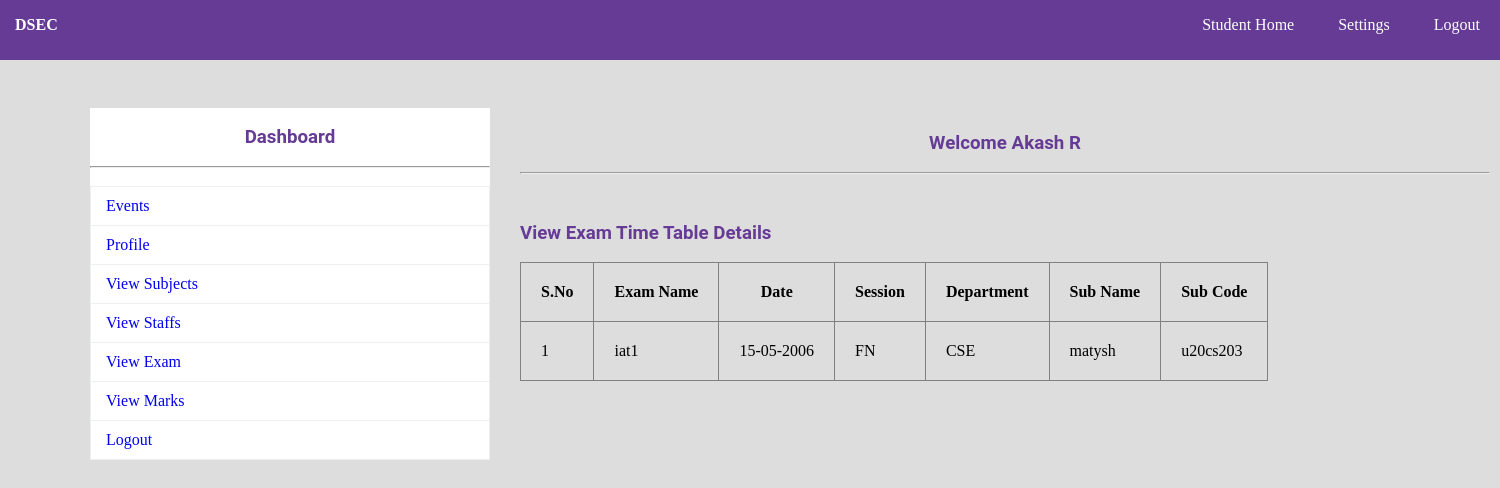
Page /college/stu_view_exam.php (signed in) on the committed database.
### tables this page shows
CREATE TABLE `exam` (
  `EID` int(11) NOT NULL,
  `ENAME` varchar(150) NOT NULL,
  `EDATE` varchar(150) NOT NULL,
  `SESSION` varchar(150) NOT NULL,
  `DEPT` varchar(150) NOT NULL,
  `SUB` varchar(150) NOT NULL,
  `SCO` varchar(150) NOT NULL
);

### college/stu_view_exam.php (the view, shortened to what this page needs)
<?php
	include"database.php";
?>
<!DOCTYPE html>
<html>
	<head>
		<link rel="stylesheet" type="text/css" href="css/style.css">
	</head>
	<body>
			<?php include"navbar.php";?><br>
			<div id="section">
					<?php include"sidebar.php";?><br><br><br>
					<h3 class="text">Welcome <?php echo $_SESSION["SNAME"]; ?></h3><br><hr><br>
				<div class="content">
						<h3 >View Exam Time Table Details</h3><br>
						<table border="1px">
							<tr>
								<th>S.No</th>
								<th>Exam Name </th>
								<th>Date</th>
								<th>Session</th>
								<th>Department</th>
								<th>Sub Name</th>
								<th>Sub Code</th>
							</tr>
							<?php
								$s="select * from exam";
								$res=$db->query($s);
								if($res->num_rows>0)
								{
									$i=0;
									while($r=$res->fetch_assoc())
									{
										$i++;
										echo "
											<tr>
												<td>{$i}</td>
												<td>{$r["ENAME"]}</td>
												<td>{$r["EDATE"]}</td>
												<td>{$r["SESSION"]}</td>
												<td>{$r["DEPT"]}</td>
												<td>{$r["SUB"]}</td>
												<td>{$r["SCO"]}</td>
											</tr>
										";
									}
								}
								else
								{
									echo "No Record Found";
								}
							?>
						</table>
				</div>
			</div>
	</body>
</html>

### college/css/style.css (style rules this page uses)
* { padding:0px; margin:0px; }
html { background:#dddddd; }
h1,h2,h3,h4,h5,h6,label { font-family:roboto; color:#663b95; }
.text { text-align:center; }
#section { height:auto; width:1400px; margin-left:90px; font-family:cambria; }
.content { margin-top:30px; height:auto; width:950px; float:left; }
tr,td,th { padding:20px; }
table { border-collapse:collapse; }

### rows in the picture
exam: ENAME "iat1", EDATE "15-05-2006", SESSION "FN", DEPT "CSE", SUB "matysh", SCO "u20cs203"

### other values in the picture
$_SESSION["SNAME"] "Akash R"
